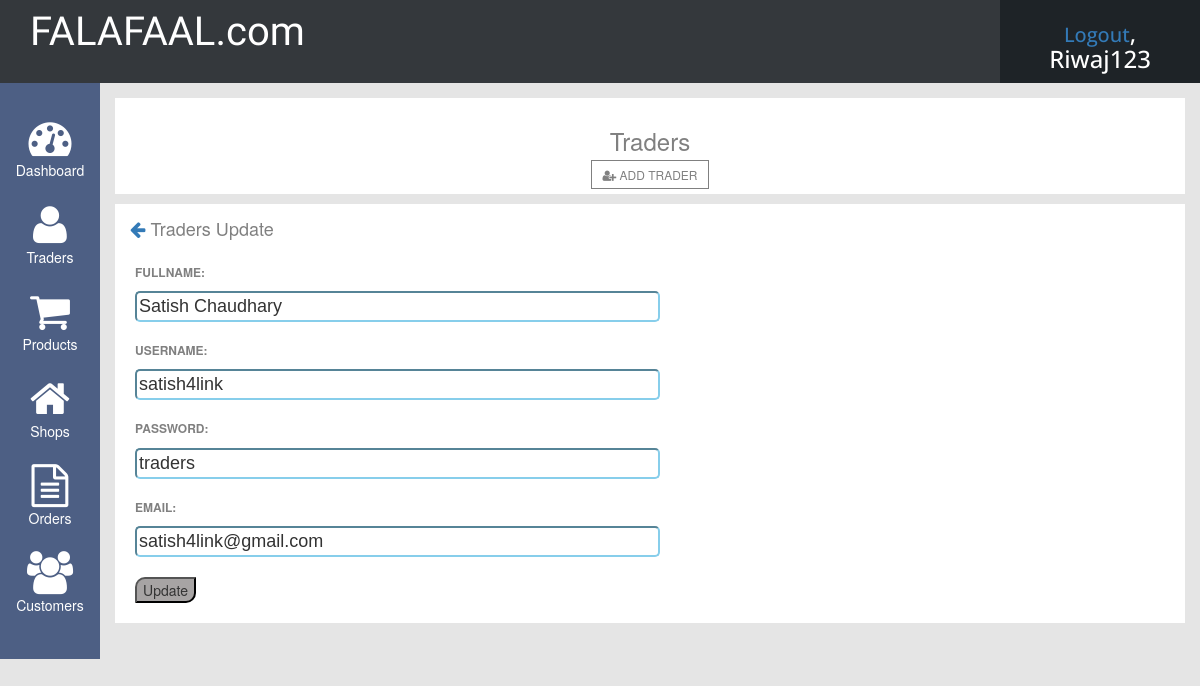
The page /admin/traders/edittrader.php?id=1 (signed in) on the database its author committed.
### tables this page shows
CREATE TABLE IF NOT EXISTS `traders` (
  `traders_id` int(11) NOT NULL AUTO_INCREMENT,
  `full_name` varchar(128) NOT NULL,
  `t_username` varchar(32) NOT NULL,
  `t_password` varchar(32) NOT NULL,
  `t_email` varchar(128) NOT NULL,
  PRIMARY KEY (`traders_id`)
);

### admin/traders/edittrader.php (the view, shortened to what this page needs)
<?php
 include("include/header.php");
 $id = $_GET['id'];
?>
<div class="col-xs-12 col-sm-11 col-md-11">
	<div class="col-xs-12 col-sm-12 col-md-12 no-padding">
		<div class="main-title">
			<h3>Traders</h3>
			<a href="addtraders.php"><i class="fa fa-user-plus" aria-hidden="true"></i> add trader</a>
		</div>
	</div>
	<div class="col-xs-12 col-sm-12 col-md-12 no-padding">
		<div class="traders-update">
			<h4><a href="traders.php"><i class="fa fa-arrow-left" aria-hidden="true"></i></a> traders update</h4>
			<?php
			$sql = "SELECT * FROM traders where traders_id = '$id'";
			$result = mysqli_query($connection, $sql);
			while($row = mysqli_fetch_assoc($result)){
				$full_name = $row['full_name'];
				$t_username = $row['t_username'];
				$t_password = $row['t_password'];
				$t_email = $row['t_email'];
			}
			?>
			<form method="post">
				<p>fullname:</p> <input type="text" name="full_name" value="<?php echo $full_name; ?>" />
				<p>username:</p> <input type="text" name="t_username" value="<?php echo $t_username; ?>" />
				<p>password:</p> <input type="text" name="t_password" value="<?php echo $t_password; ?>" />
				<p>email: </p><input type="text" name="t_email" value="<?php echo $t_email; ?>" /><br />
				<input type="submit" name="add" value="Update" />
			</form>
		</div>
	</div>
</div>

### admin/css/style.css (style rules this page uses)
body { font-family: 'Raleway', sans-serif; background: #e5e5e5!important; }
.no-padding { padding-left: 0!important; padding-right:0!important; }
input[type="text"], input[type="password"] { width:100%; font-size:18px; border-radius:5px; background:#4E7D83; line-height:25px; margin:0 0 20px 0; font-family: 'Raleway', sans-serif; }
input[type="submit"], input[type="reset"] { background:#A7A4A4; border-radius:10px 0px; }
.main-title { background: #ffffff; padding:10px 0px; margin-top:15px; text-align:center; }
.main-title h3 { text-transform: capitalize; color:gray; }
.main-title a:link, .main-title a:visited { text-decoration: none; text-transform: uppercase; color:gray; border:1px solid gray; padding:5px 10px; font-size:12px; }
.traders-update { background: #ffffff; }
.traders-update h4 { padding:15px 15px; text-transform: capitalize; color:gray; }
.traders-update form { padding:0 0 20px 20px; }
.traders-update form input[type="text"] { width:50%; background: #ffffff; border-color: skyblue }
.traders-update p { text-transform: uppercase; color:gray; font-weight: bold; font-size:12px; }

### rows shown on the page
traders: full_name "Satish Chaudhary", t_username "satish4link", t_password "traders", t_email "satish4link@gmail.com"

### other values the page prints
$tname "Riwaj123"
